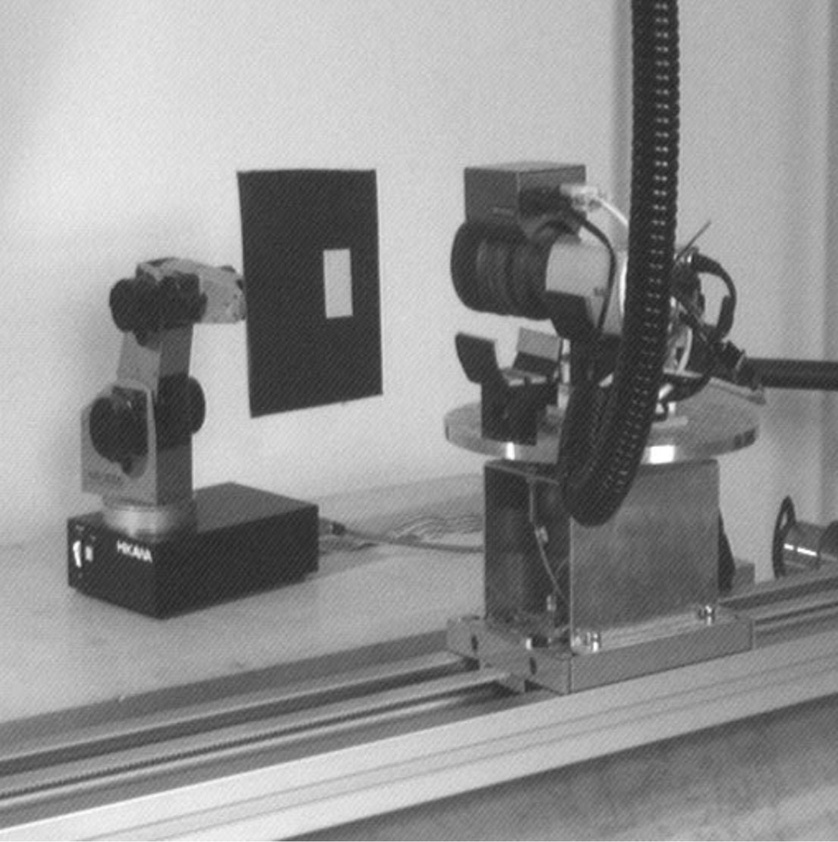
#> input picture Assign23/image_2.JPG, 838 x 842 px, shrunk from 1106 x 1112 before the run
$ python c.py
#> lines starting #> are read from the running program, lines starting #| are printed output that depends on the picture
import cv2
import numpy as np
from matplotlib import pyplot as plt

def plot(img, dft_img):
    # rows -> 1, cols -> 2, index -> 1
    plt.subplot(121), plt.imshow(img, cmap='gray'), plt.title('Original')
    plt.xticks([]), plt.yticks([])
    plt.subplot(122), plt.imshow(dft_img, cmap='gray'), plt.title('Magnitude Spectrum')
    plt.xticks([]), plt.yticks([])

    plt.show()

# image_1 -> the noise is going in x direction
#            so, it has mainly u component

# image_2 -> the noise is both u and v factor
if __name__ == "__main__":
    img = cv2.imread('../image_2.JPG')
#> img is the input picture: shape (842, 838, 3); min 33, max 255, mean 145.2
    img = cv2.cvtColor(img, cv2.COLOR_BGR2GRAY)
#> img: shape (842, 838)
    #print(img.shape)

    # 2D DFT
    dft = np.fft.fft2(img)
    #dft = np.fft.fftshift(dft)
    #print(dft.shape)

    # magnitude
    # log to scale down the value
    magn_spect = 20 * np.log(np.abs(dft))
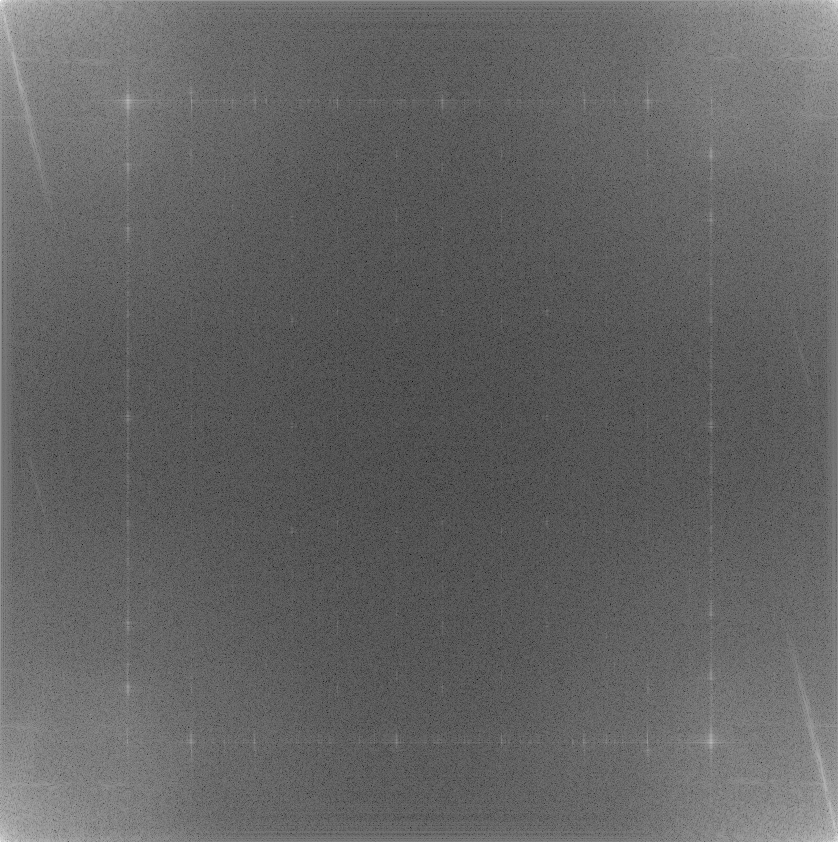
#> magn_spect: shape (842, 838) float64; min -10.65, max 368.9, mean 138.3; drawn with min black and max white
    plot(img, magn_spect)
#> in plot, `plt.show()`:
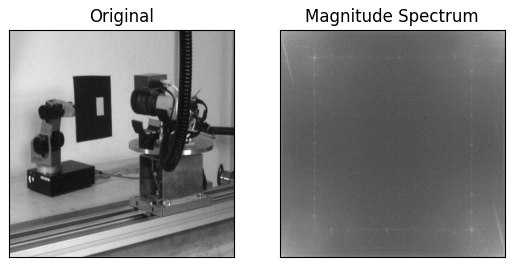
#> figure drawn by matplotlib, 2 panels

    #plt.imsave('dft_2.jpg', magn_spect, cmap='gray')

$ run again, with Assign23/image_1.JPG copied over Assign23/image_2.JPG
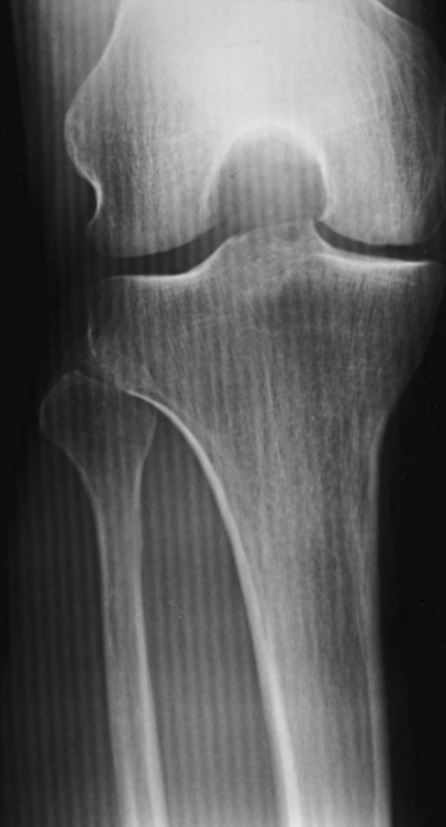
#> input picture Assign23/image_1.JPG, 446 x 827 px
#> img is the input picture: shape (827, 446, 3); min 6, max 229, mean 94.8
#> img: shape (827, 446)
#> in plot, `plt.show()`:
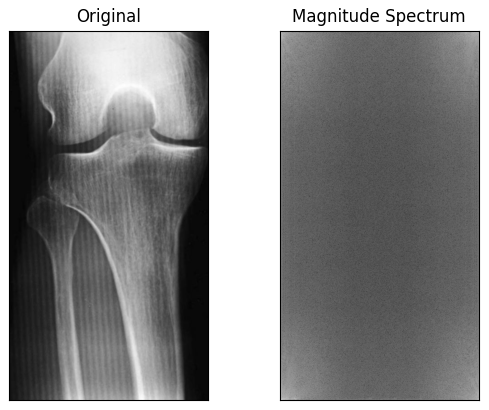
#> figure drawn by matplotlib, 2 panels

$ run again, with Assign23/Chess.PNG saved as Assign23/image_2.JPG
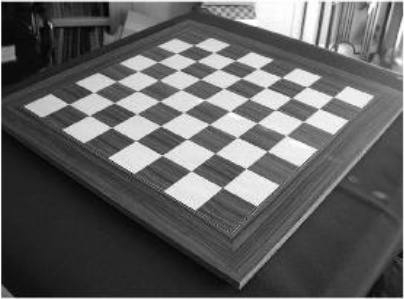
#> input picture Assign23/Chess.PNG, 404 x 299 px
#> img is the input picture: shape (299, 404, 3); min 1, max 255, mean 97.7
#> img: shape (299, 404)
#> `magn_spect = 20 * np.log(np.abs(dft))`:
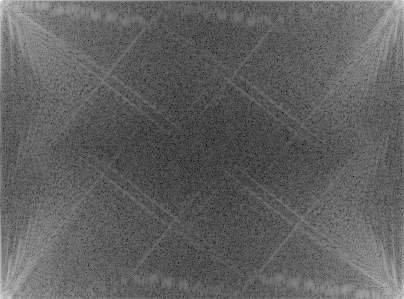
#> magn_spect: shape (299, 404) float64; min 32.86, max 325.7, mean 144.2; drawn with min black and max white
#> in plot, `plt.show()`:
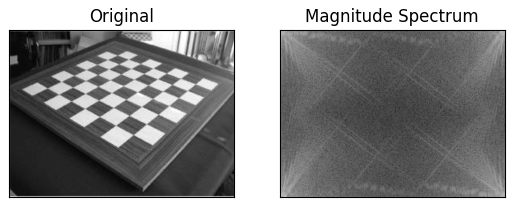
#> figure drawn by matplotlib, 2 panels
